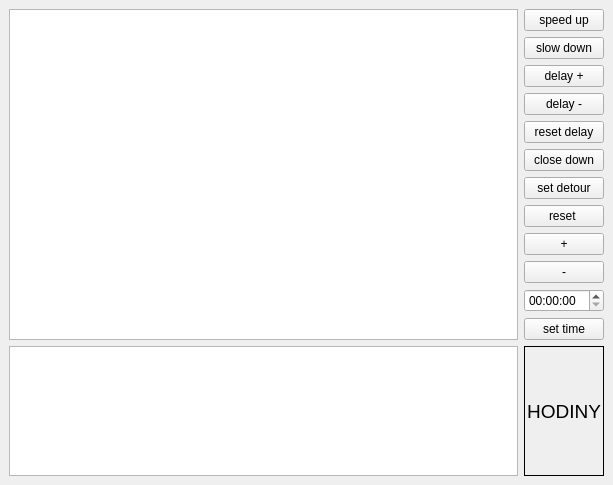
<?xml version="1.0" encoding="UTF-8"?>
<ui version="4.0">
 <class>MainWindow</class>
 <widget class="QMainWindow" name="MainWindow">
  <property name="geometry">
   <rect>
    <x>0</x>
    <y>0</y>
    <width>613</width>
    <height>464</height>
   </rect>
  </property>
  <property name="windowTitle">
   <string>MainWindow</string>
  </property>
  <widget class="QWidget" name="centralwidget">
   <layout class="QGridLayout" name="gridLayout">
    <item row="2" column="1">
     <widget class="QLabel" name="clock">
      <property name="font">
       <font>
        <family>Ubuntu</family>
        <pointsize>14</pointsize>
       </font>
      </property>
      <property name="layoutDirection">
       <enum>Qt::RightToLeft</enum>
      </property>
      <property name="frameShape">
       <enum>QFrame::Box</enum>
      </property>
      <property name="frameShadow">
       <enum>QFrame::Plain</enum>
      </property>
      <property name="text">
       <string>HODINY</string>
      </property>
      <property name="textFormat">
       <enum>Qt::AutoText</enum>
      </property>
      <property name="alignment">
       <set>Qt::AlignCenter</set>
      </property>
     </widget>
    </item>
    <item row="2" column="0">
     <layout class="QVBoxLayout" name="verticalLayout_2">
      <item alignment="Qt::AlignTop">
       <widget class="QGraphicsView" name="route_info">
        <property name="sizePolicy">
         <sizepolicy hsizetype="Expanding" vsizetype="Minimum">
          <horstretch>0</horstretch>
          <verstretch>0</verstretch>
         </sizepolicy>
        </property>
        <property name="minimumSize">
         <size>
          <width>0</width>
          <height>130</height>
         </size>
        </property>
        <property name="maximumSize">
         <size>
          <width>16777215</width>
          <height>90</height>
         </size>
        </property>
       </widget>
      </item>
     </layout>
    </item>
    <item row="0" column="1">
     <layout class="QVBoxLayout" name="verticalLayout_4">
      <item>
       <widget class="QPushButton" name="speed_up">
        <property name="sizePolicy">
         <sizepolicy hsizetype="Minimum" vsizetype="Fixed">
          <horstretch>0</horstretch>
          <verstretch>0</verstretch>
         </sizepolicy>
        </property>
        <property name="text">
         <string>speed up</string>
        </property>
       </widget>
      </item>
      <item alignment="Qt::AlignTop">
       <widget class="QPushButton" name="slow_down">
        <property name="sizePolicy">
         <sizepolicy hsizetype="Minimum" vsizetype="Fixed">
          <horstretch>0</horstretch>
          <verstretch>0</verstretch>
         </sizepolicy>
        </property>
        <property name="text">
         <string>slow down</string>
        </property>
       </widget>
      </item>
      <item>
       <widget class="QPushButton" name="delay_plus">
        <property name="text">
         <string>delay +</string>
        </property>
       </widget>
      </item>
      <item>
       <widget class="QPushButton" name="delay_minus">
        <property name="text">
         <string>delay -</string>
        </property>
       </widget>
      </item>
      <item>
       <widget class="QPushButton" name="delay_reset">
        <property name="text">
         <string>reset delay</string>
        </property>
       </widget>
      </item>
      <item>
       <widget class="QPushButton" name="close_down">
        <property name="text">
         <string>close down</string>
        </property>
       </widget>
      </item>
      <item>
       <widget class="QPushButton" name="set_detour">
        <property name="text">
         <string>set detour</string>
        </property>
       </widget>
      </item>
      <item>
       <widget class="QPushButton" name="reset">
        <property name="text">
         <string>reset </string>
        </property>
       </widget>
      </item>
      <item alignment="Qt::AlignBottom">
       <widget class="QPushButton" name="button_plus">
        <property name="sizePolicy">
         <sizepolicy hsizetype="Minimum" vsizetype="Fixed">
          <horstretch>0</horstretch>
          <verstretch>0</verstretch>
         </sizepolicy>
        </property>
        <property name="text">
         <string>+</string>
        </property>
       </widget>
      </item>
      <item>
       <widget class="QPushButton" name="button_minus">
        <property name="sizePolicy">
         <sizepolicy hsizetype="Minimum" vsizetype="Fixed">
          <horstretch>0</horstretch>
          <verstretch>0</verstretch>
         </sizepolicy>
        </property>
        <property name="text">
         <string>-</string>
        </property>
       </widget>
      </item>
      <item>
       <widget class="QTimeEdit" name="timeEdit">
        <property name="sizePolicy">
         <sizepolicy hsizetype="Minimum" vsizetype="Fixed">
          <horstretch>0</horstretch>
          <verstretch>0</verstretch>
         </sizepolicy>
        </property>
       </widget>
      </item>
      <item>
       <widget class="QPushButton" name="time_changer">
        <property name="sizePolicy">
         <sizepolicy hsizetype="Minimum" vsizetype="Fixed">
          <horstretch>0</horstretch>
          <verstretch>0</verstretch>
         </sizepolicy>
        </property>
        <property name="text">
         <string>set time</string>
        </property>
       </widget>
      </item>
     </layout>
    </item>
    <item row="0" column="0">
     <widget class="QGraphicsView" name="graphicsView">
      <property name="sizePolicy">
       <sizepolicy hsizetype="Expanding" vsizetype="Expanding">
        <horstretch>0</horstretch>
        <verstretch>0</verstretch>
       </sizepolicy>
      </property>
     </widget>
    </item>
   </layout>
  </widget>
 </widget>
 <resources/>
 <connections/>
</ui>
